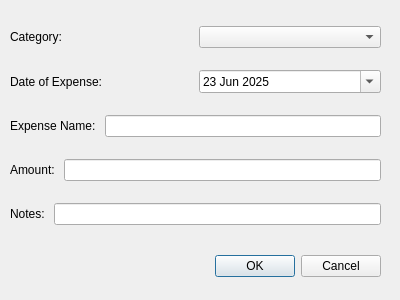
<?xml version="1.0" encoding="UTF-8"?>
<ui version="4.0">
 <class>dialog_expenses</class>
 <widget class="QDialog" name="dialog_expenses">
  <property name="geometry">
   <rect>
    <x>0</x>
    <y>0</y>
    <width>400</width>
    <height>300</height>
   </rect>
  </property>
  <property name="cursor">
   <cursorShape>ArrowCursor</cursorShape>
  </property>
  <property name="mouseTracking">
   <bool>false</bool>
  </property>
  <property name="windowTitle">
   <string>Input/Edit Expenses</string>
  </property>
  <widget class="QDialogButtonBox" name="buttonBox">
   <property name="geometry">
    <rect>
     <x>40</x>
     <y>250</y>
     <width>341</width>
     <height>32</height>
    </rect>
   </property>
   <property name="orientation">
    <enum>Qt::Horizontal</enum>
   </property>
   <property name="standardButtons">
    <set>QDialogButtonBox::Cancel|QDialogButtonBox::Ok</set>
   </property>
  </widget>
  <widget class="QWidget" name="verticalLayoutWidget">
   <property name="geometry">
    <rect>
     <x>10</x>
     <y>10</y>
     <width>371</width>
     <height>231</height>
    </rect>
   </property>
   <layout class="QVBoxLayout" name="verticalLayout">
    <item>
     <layout class="QHBoxLayout" name="horizontalLayout">
      <item>
       <widget class="QLabel" name="lbl_exp_cat">
        <property name="text">
         <string>Category:</string>
        </property>
       </widget>
      </item>
      <item>
       <widget class="QComboBox" name="cmb_exp_cat"/>
      </item>
     </layout>
    </item>
    <item>
     <layout class="QHBoxLayout" name="horizontalLayout_2">
      <item>
       <widget class="QLabel" name="lbl_exp_date">
        <property name="text">
         <string>Date of Expense:</string>
        </property>
       </widget>
      </item>
      <item>
       <widget class="QDateEdit" name="date_exp">
        <property name="calendarPopup">
         <bool>true</bool>
        </property>
        <property name="date">
         <date>
          <year>2025</year>
          <month>6</month>
          <day>23</day>
         </date>
        </property>
       </widget>
      </item>
     </layout>
    </item>
    <item>
     <layout class="QHBoxLayout" name="horizontalLayout_3">
      <item>
       <widget class="QLabel" name="lbl_exp_name">
        <property name="text">
         <string>Expense Name: </string>
        </property>
       </widget>
      </item>
      <item>
       <widget class="QLineEdit" name="txt_exp_name"/>
      </item>
     </layout>
    </item>
    <item>
     <layout class="QHBoxLayout" name="horizontalLayout_4">
      <item>
       <widget class="QLabel" name="lbl_exp_amount">
        <property name="text">
         <string>Amount: </string>
        </property>
       </widget>
      </item>
      <item>
       <widget class="QLineEdit" name="txt_exp_amount"/>
      </item>
     </layout>
    </item>
    <item>
     <layout class="QHBoxLayout" name="horizontalLayout_5">
      <item>
       <widget class="QLabel" name="lbl_exp_notes">
        <property name="text">
         <string>Notes: </string>
        </property>
       </widget>
      </item>
      <item>
       <widget class="QLineEdit" name="txt_exp_notes"/>
      </item>
     </layout>
    </item>
   </layout>
  </widget>
 </widget>
 <resources/>
 <connections>
  <connection>
   <sender>buttonBox</sender>
   <signal>accepted()</signal>
   <receiver>dialog_expenses</receiver>
   <slot>accept()</slot>
   <hints>
    <hint type="sourcelabel">
     <x>248</x>
     <y>254</y>
    </hint>
    <hint type="destinationlabel">
     <x>157</x>
     <y>274</y>
    </hint>
   </hints>
  </connection>
  <connection>
   <sender>buttonBox</sender>
   <signal>rejected()</signal>
   <receiver>dialog_expenses</receiver>
   <slot>reject()</slot>
   <hints>
    <hint type="sourcelabel">
     <x>316</x>
     <y>260</y>
    </hint>
    <hint type="destinationlabel">
     <x>286</x>
     <y>274</y>
    </hint>
   </hints>
  </connection>
 </connections>
</ui>
